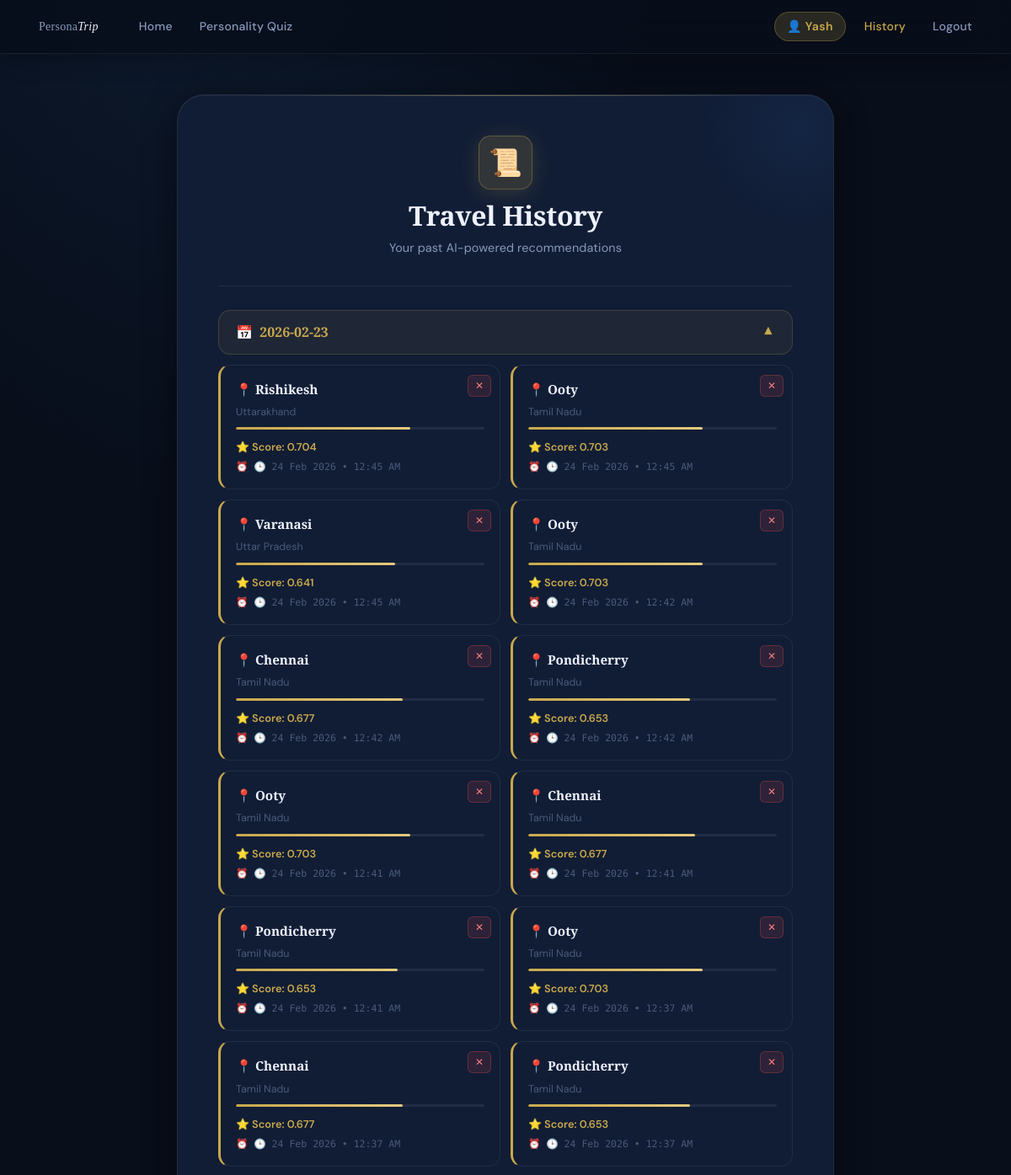
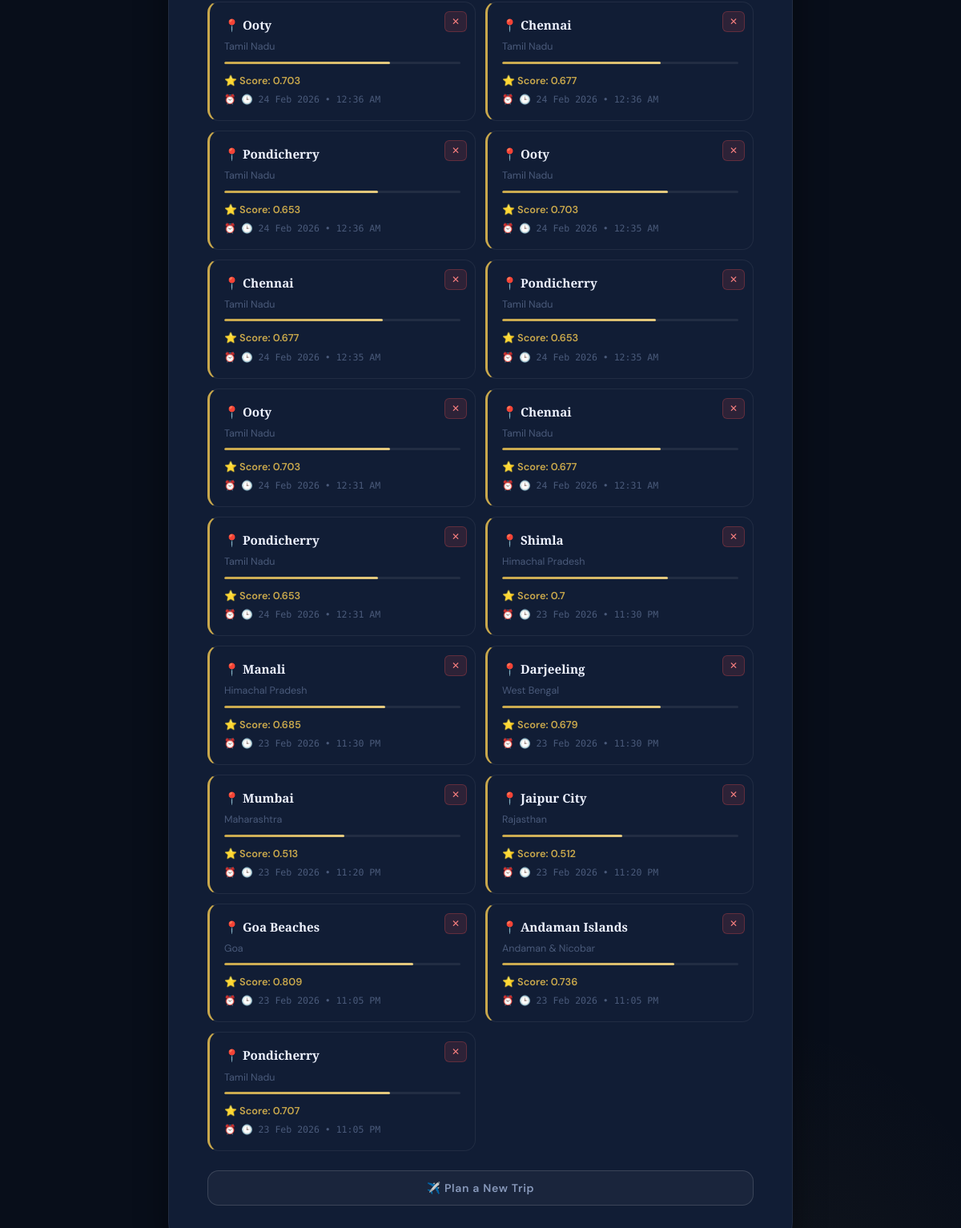
The app's page /history (signed in) with its own data (2 pictures, top to bottom).
### tables this page shows
CREATE TABLE history (
    id INTEGER PRIMARY KEY AUTOINCREMENT,
    user_id INTEGER,
    destination TEXT,
    country TEXT,
    score REAL,
    params_json TEXT,
    created_at TEXT,
    FOREIGN KEY(user_id) REFERENCES users(id) ON DELETE CASCADE
);

### app.py (the view)
@app.route("/history")
def history():
    if not session.get("user_id"):
        flash("Please log in to view history.", "info")
        return redirect(url_for("login"))
    db   = get_db()
    rows = db.execute(
        "SELECT id, destination, country, score, params_json, created_at "
        "FROM history WHERE user_id = ? ORDER BY created_at DESC",
        (session["user_id"],)
    ).fetchall()
    return render_template("history.html",
                           history=[dict(r) for r in rows],
                           username=session.get("username"))

### app.py (called while the page is built)
def get_db():
    if not hasattr(g, "_database"):
        conn = sqlite3.connect(str(DB_PATH))
        conn.row_factory = sqlite3.Row
        g._database = conn
    return g._database

@app.teardown_appcontext
def close_connection(exc):
    db = getattr(g, "_database", None)
    if db is not None:
        db.close()

@app.template_filter("pretty_ist")
def pretty_ist(value):
    try:
        dt_utc = datetime.fromisoformat(value)
        ist    = pytz.timezone("Asia/Kolkata")
        dt_ist = pytz.utc.localize(dt_utc).astimezone(ist)
        return dt_ist.strftime("🕒 %d %b %Y • %I:%M %p")
    except Exception:
        return value

### templates/history.html (shortened to what this page needs)
<!DOCTYPE html>
<html lang="en">
<head>
  <link rel="stylesheet" href="/static/style.css">
</head>
<body>
<div class="page-wrapper">
  <nav class="navbar">
    <a class="navbar-brand" href="/">Persona<span>Trip</span></a>
    <a href="/">Home</a>
    <a href="/quiz">Personality Quiz</a>
    {% if username %}
      <span class="nav-user">👤 {{ username }}</span>
      <a href="/history" style="color: var(--gold);">History</a>
      <a href="/logout">Logout</a>
    {% endif %}
  </nav>
  <main class="main-content">
    <div class="container" style="max-width: 780px;">
      <div class="auth-logo">
        <div class="auth-logo-mark">📜</div>
        <h2 style="margin-top: 0;">Travel History</h2>
        <p class="subtitle" style="margin-bottom: 0;">Your past AI-powered recommendations</p>
      </div>
      <div class="auth-divider"></div>
      {% set grouped = {} %}
      {% for item in history %}
        {% set date = item.created_at.split("T")[0] %}
      {% endfor %}
      {% for date, items in grouped.items() %}
        <div class="history-group">
          <div class="history-date-header" onclick="toggleAccordion('acc_{{ loop.index }}')">
            <span>📅 &nbsp;{{ date }}</span>
            <span id="arrow_{{ loop.index }}" style="transition: transform 0.25s; display:inline-block;">▼</span>
          </div>
          <div class="accordion-content" id="acc_{{ loop.index }}">
            <div class="history-cards-grid">
              {% for item in items %}
                <div class="history-card">
                  <form action="/history/delete/{{ item.id }}" method="POST" class="delete-form"
                        onsubmit="return confirm('Delete this entry?');">
                    <button class="delete-btn" title="Delete">✕</button>
                  </form>
                  <h4>📍 {{ item.destination }}</h4>
                  <p style="font-size:0.78rem; color:var(--text-muted); margin-bottom:8px;">{{ item.country }}</p>
                  <div style="margin: 8px 0 10px;">
                    <div style="height:3px; background:var(--border); border-radius:99px; overflow:hidden;">
                      <div style="height:100%; width:{{ (item.score * 100)|int }}%; background: linear-gradient(90deg, var(--gold), var(--gold-light)); border-radius:99px;"></div>
                    </div>
                  </div>
                  <p class="score">⭐ Score: {{ item.score }}</p>
                  <p class="timestamp">⏰ {{ item.created_at | pretty_ist }}</p>
                </div>
              {% endfor %}
            </div>
          </div>
        </div>
      {% endfor %}
      <div style="margin-top: 24px;">
        <a href="/" style="text-decoration:none;">
          <button style="
            width: 100%;
            background: rgba(255,255,255,0.04);
            border: 1px solid var(--border-bright);
            color: var(--text-secondary);
            font-family: 'DM Sans', sans-serif;
            font-size: 0.875rem;
            font-weight: 600;
            letter-spacing: 0.05em;
            padding: 12px 20px;
            border-radius: var(--radius-md);
            cursor: pointer;
            transition: all 0.25s ease;
          "
          onmouseover="this.style.background='rgba(255,255,255,0.08)';this.style.color='var(--text-primary)'"
          onmouseout="this.style.background='rgba(255,255,255,0.04)';this.style.color='var(--text-secondary)'">
            ✈️ Plan a New Trip
          </button>
        </a>
      </div>
    </div>
  </main>
</div>
</body>
</html>

### records on screen
history: destination "Rishikesh", country "Uttarakhand", score "0.704", created_at|pretty_ist "🕒 24 Feb 2026 • 12:45 AM"
history: destination "Ooty", country "Tamil Nadu", score "0.703", created_at|pretty_ist "🕒 24 Feb 2026 • 12:45 AM"
history: destination "Varanasi", country "Uttar Pradesh", score "0.641", created_at|pretty_ist "🕒 24 Feb 2026 • 12:45 AM"
history: destination "Ooty", country "Tamil Nadu", score "0.703", created_at|pretty_ist "🕒 24 Feb 2026 • 12:42 AM"
history: destination "Chennai", country "Tamil Nadu", score "0.677", created_at|pretty_ist "🕒 24 Feb 2026 • 12:42 AM"
history: destination "Pondicherry", country "Tamil Nadu", score "0.653", created_at|pretty_ist "🕒 24 Feb 2026 • 12:42 AM"
history: destination "Ooty", country "Tamil Nadu", score "0.703", created_at|pretty_ist "🕒 24 Feb 2026 • 12:41 AM"
history: destination "Chennai", country "Tamil Nadu", score "0.677", created_at|pretty_ist "🕒 24 Feb 2026 • 12:41 AM"
history: destination "Pondicherry", country "Tamil Nadu", score "0.653", created_at|pretty_ist "🕒 24 Feb 2026 • 12:41 AM"
history: destination "Ooty", country "Tamil Nadu", score "0.703", created_at|pretty_ist "🕒 24 Feb 2026 • 12:37 AM"
history: destination "Chennai", country "Tamil Nadu", score "0.677", created_at|pretty_ist "🕒 24 Feb 2026 • 12:37 AM"
history: destination "Pondicherry", country "Tamil Nadu", score "0.653", created_at|pretty_ist "🕒 24 Feb 2026 • 12:37 AM"
history: destination "Ooty", country "Tamil Nadu", score "0.703", created_at|pretty_ist "🕒 24 Feb 2026 • 12:36 AM"
history: destination "Chennai", country "Tamil Nadu", score "0.677", created_at|pretty_ist "🕒 24 Feb 2026 • 12:36 AM"
history: destination "Pondicherry", country "Tamil Nadu", score "0.653", created_at|pretty_ist "🕒 24 Feb 2026 • 12:36 AM"
history: destination "Ooty", country "Tamil Nadu", score "0.703", created_at|pretty_ist "🕒 24 Feb 2026 • 12:35 AM"
history: destination "Chennai", country "Tamil Nadu", score "0.677", created_at|pretty_ist "🕒 24 Feb 2026 • 12:35 AM"
history: destination "Pondicherry", country "Tamil Nadu", score "0.653", created_at|pretty_ist "🕒 24 Feb 2026 • 12:35 AM"
history: destination "Ooty", country "Tamil Nadu", score "0.703", created_at|pretty_ist "🕒 24 Feb 2026 • 12:31 AM"
history: destination "Chennai", country "Tamil Nadu", score "0.677", created_at|pretty_ist "🕒 24 Feb 2026 • 12:31 AM"
history: destination "Pondicherry", country "Tamil Nadu", score "0.653", created_at|pretty_ist "🕒 24 Feb 2026 • 12:31 AM"
history: destination "Shimla", country "Himachal Pradesh", score "0.7", created_at|pretty_ist "🕒 23 Feb 2026 • 11:30 PM"
history: destination "Manali", country "Himachal Pradesh", score "0.685", created_at|pretty_ist "🕒 23 Feb 2026 • 11:30 PM"
history: destination "Darjeeling", country "West Bengal", score "0.679", created_at|pretty_ist "🕒 23 Feb 2026 • 11:30 PM"
history: destination "Mumbai", country "Maharashtra", score "0.513", created_at|pretty_ist "🕒 23 Feb 2026 • 11:20 PM"
history: destination "Jaipur City", country "Rajasthan", score "0.512", created_at|pretty_ist "🕒 23 Feb 2026 • 11:20 PM"
history: destination "Goa Beaches", country "Goa", score "0.809", created_at|pretty_ist "🕒 23 Feb 2026 • 11:05 PM"
history: destination "Andaman Islands", country "Andaman & Nicobar", score "0.736", created_at|pretty_ist "🕒 23 Feb 2026 • 11:05 PM"
history: destination "Pondicherry", country "Tamil Nadu", score "0.707", created_at|pretty_ist "🕒 23 Feb 2026 • 11:05 PM"

### other values on screen
{{ username }} "Yash"
{{ date }} "2026-02-23"
